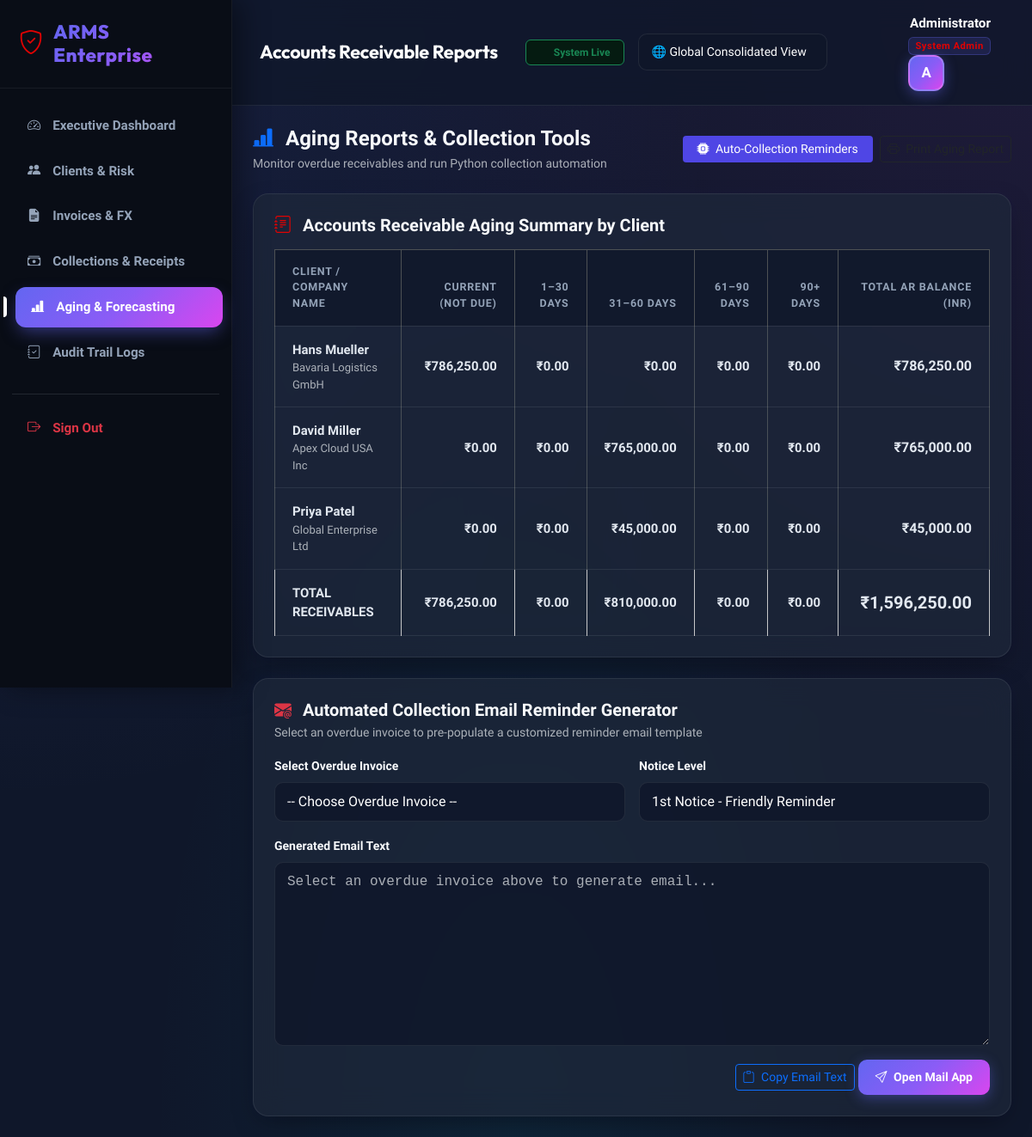
Page /reports/index.php (signed in) on the earlier database version.
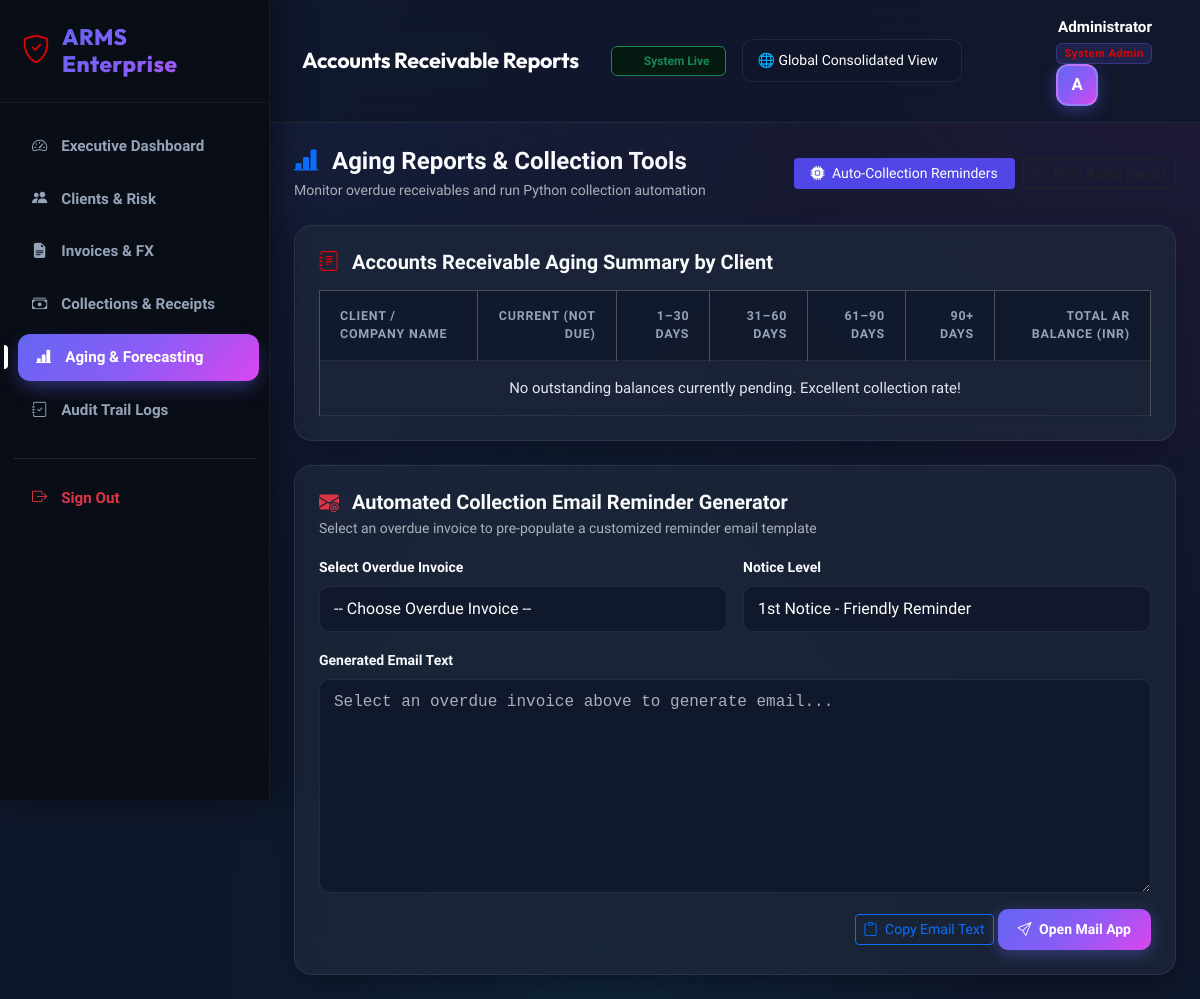
Same page on the later database version.
### tables this page shows
CREATE TABLE customers (
    customer_id INT AUTO_INCREMENT PRIMARY KEY,
    entity_id INT NOT NULL DEFAULT 1,
    customer_name VARCHAR(100) NOT NULL,
    company_name VARCHAR(150),
    email VARCHAR(100),
    phone VARCHAR(20),
    address TEXT,
    city VARCHAR(100),
    state VARCHAR(100),
    country VARCHAR(100),
    currency_code VARCHAR(10) DEFAULT 'INR',
    credit_limit DECIMAL(12,2) DEFAULT 100000.00,
    payment_terms VARCHAR(50) DEFAULT 'Net 30',
    risk_level ENUM('Low','Medium','High') DEFAULT 'Low',
    credit_hold TINYINT(1) DEFAULT 0,  
    created_at TIMESTAMP DEFAULT CURRENT_TIMESTAMP,
    FOREIGN KEY (entity_id) REFERENCES entities(entity_id) ON DELETE CASCADE
);

### reports/index.php (the view, shortened to what the changed rows need)
<?php
require_once "../config/database.php";
include "../includes/header.php";
try {
    $aging_stmt = $conn->query("
        SELECT
            c.customer_id,
            c.customer_name,
            c.company_name,
            c.email,
            c.phone,
            COALESCE(SUM((i.total_amount - i.paid_amount) * i.fx_rate), 0) AS total_ar,
            COALESCE(SUM(CASE WHEN i.due_date >= CURRENT_DATE() THEN ((i.total_amount - i.paid_amount) * i.fx_rate) ELSE 0 END), 0) AS current_amt,
            COALESCE(SUM(CASE WHEN DATEDIFF(CURRENT_DATE(), i.due_date) BETWEEN 1 AND 30 AND i.status != 'Paid' THEN ((i.total_amount - i.paid_amount) * i.fx_rate) ELSE 0 END), 0) AS days_1_30,
            COALESCE(SUM(CASE WHEN DATEDIFF(CURRENT_DATE(), i.due_date) BETWEEN 31 AND 60 AND i.status != 'Paid' THEN ((i.total_amount - i.paid_amount) * i.fx_rate) ELSE 0 END), 0) AS days_31_60,
            COALESCE(SUM(CASE WHEN DATEDIFF(CURRENT_DATE(), i.due_date) BETWEEN 61 AND 90 AND i.status != 'Paid' THEN ((i.total_amount - i.paid_amount) * i.fx_rate) ELSE 0 END), 0) AS days_61_90,
            COALESCE(SUM(CASE WHEN DATEDIFF(CURRENT_DATE(), i.due_date) > 90 AND i.status != 'Paid' THEN ((i.total_amount - i.paid_amount) * i.fx_rate) ELSE 0 END), 0) AS days_90_plus
        FROM customers c
        JOIN invoices i ON c.customer_id = i.customer_id
        WHERE i.status != 'Paid'
        GROUP BY c.customer_id
        HAVING total_ar > 0
        ORDER BY total_ar DESC
    ");
    $aging_report = $aging_stmt->fetchAll(PDO::FETCH_ASSOC);
} catch (PDOException $e) {
    die("Database Error: " . $e->getMessage());
}
?>
<div class="content">
    <?php include "../includes/navbar.php"; ?>
    <div class="container-fluid p-4">
        <div class="card-custom mb-4 p-4">
            <div class="table-responsive">
                <table class="table table-custom table-bordered mb-0">
                    <thead>
                        <tr class="table-dark">
                            <th>Client / Company Name</th>
                            <th class="text-end">Current (Not Due)</th>
                            <th class="text-end">1–30 Days</th>
                            <th class="text-end">31–60 Days</th>
                            <th class="text-end">61–90 Days</th>
                            <th class="text-end">90+ Days</th>
                            <th class="text-end">Total AR Balance (INR)</th>
                        </tr>
                    </thead>
                    <tbody>
                        <?php if (count($aging_report) > 0):
                            $tot_current = 0; $tot_1_30 = 0; $tot_31_60 = 0; $tot_61_90 = 0; $tot_90_plus = 0; $tot_ar = 0;
                            foreach ($aging_report as $r):
                                $tot_current += $r['current_amt'];
                                $tot_1_30 += $r['days_1_30'];
                                $tot_31_60 += $r['days_31_60'];
                                $tot_61_90 += $r['days_61_90'];
                                $tot_90_plus += $r['days_90_plus'];
                                $tot_ar += $r['total_ar'];
                        ?>
                            <tr>
                                <td>
                                    <div class="fw-bold"><?= htmlspecialchars($r['customer_name']) ?></div>
                                    <div class="text-muted small"><?= htmlspecialchars($r['company_name'] ?: 'Individual Client') ?></div>
                                </td>
                                <td class="text-end text-success fw-semibold">₹<?= number_format($r['current_amt'], 2) ?></td>
                                <td class="text-end text-warning fw-semibold">₹<?= number_format($r['days_1_30'], 2) ?></td>
                                <td class="text-end fw-semibold" style="color: #ea580c;">₹<?= number_format($r['days_31_60'], 2) ?></td>
                                <td class="text-end text-danger fw-semibold">₹<?= number_format($r['days_61_90'], 2) ?></td>
                                <td class="text-end text-dark fw-bold">₹<?= number_format($r['days_90_plus'], 2) ?></td>
                                <td class="text-end fw-bold fs-6 text-indigo">₹<?= number_format($r['total_ar'], 2) ?></td>
                            </tr>
                        <?php endforeach; ?>
                            <tr class="table-light fw-bold">
                                <td>TOTAL RECEIVABLES</td>
                                <td class="text-end text-success">₹<?= number_format($tot_current, 2) ?></td>
                                <td class="text-end text-warning">₹<?= number_format($tot_1_30, 2) ?></td>
                                <td class="text-end" style="color: #ea580c;">₹<?= number_format($tot_31_60, 2) ?></td>
                                <td class="text-end text-danger">₹<?= number_format($tot_61_90, 2) ?></td>
                                <td class="text-end text-dark">₹<?= number_format($tot_90_plus, 2) ?></td>
                                <td class="text-end text-indigo fs-5">₹<?= number_format($tot_ar, 2) ?></td>
                            </tr>
                        <?php else: ?>
                            <tr>
                                <td colspan="7" class="text-center text-muted py-4">No outstanding balances currently pending. Excellent collection rate!</td>
                            </tr>
                        <?php endif; ?>
                    </tbody>
                </table>
            </div>
        </div>
    </div>
</div>
<?php include "../includes/footer.php"; ?>

Differences in the rows shown:
removed customers: customer_name "Hans Mueller", company_name "Bavaria Logistics GmbH", current_amt "786,250.00", days_1_30 "0.00", days_31_60 "0.00", days_61_90 "0.00", days_90_plus "0.00", total_ar "786,250.00"
removed customers: customer_name "David Miller", company_name "Apex Cloud USA Inc", current_amt "0.00", days_1_30 "0.00", days_31_60 "765,000.00", days_61_90 "0.00", days_90_plus "0.00", total_ar "765,000.00"
removed customers: customer_name "Priya Patel", company_name "Global Enterprise Ltd", current_amt "0.00", days_1_30 "0.00", days_31_60 "45,000.00", days_61_90 "0.00", days_90_plus "0.00", total_ar "45,000.00"
Other differences:
$tot_current: "786,250.00" → (not shown)
$tot_1_30: "0.00" → (not shown)
$tot_31_60: "810,000.00" → (not shown)
$tot_61_90: "0.00" → (not shown)
$tot_90_plus: "0.00" → (not shown)
$tot_ar: "1,596,250.00" → (not shown)
text no longer shown: "TOTAL RECEIVABLES ₹ ₹ ₹ ₹ ₹ ₹"
text now shown: "No outstanding balances currently pending. Excellent collection rate!"
